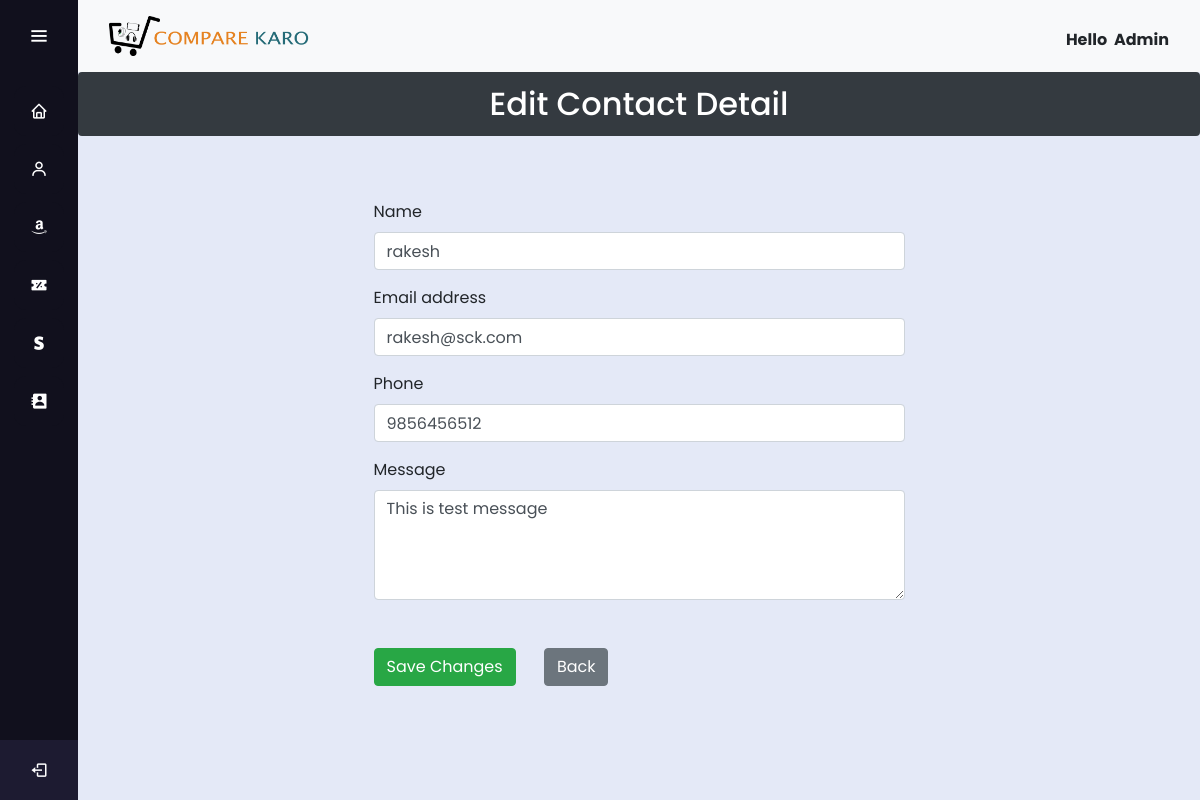
/admins/edit_contact/44/ (signed in), run on the app's committed database.
### user/models.py (models this page shows, shortened)
class ContactDetail(models.Model):
    name = models.CharField(null=False, blank=False, max_length=100)
    email = models.EmailField(null=False, blank=False, max_length=100)
    phone = models.IntegerField(null=False, blank=False)
    message = models.CharField(max_length=500)

### admins/decorators.py (the view)
        def wrapper_func(request, *args, **kwargs):
            group = None
            if request.user.groups.exists():
                group = request.user.groups.all()[0].name
            if group in allowed_roles:
                return view_func(request, *args, **kwargs)
            else:
                return render(request, "unauthorised.html")

### admins/views.py (called while the page is built)
@login_required
@allowed_users(allowed_roles=['admin'])
def edit_contact(request,id):
    pi = ContactDetail.objects.get(pk=id)
    context = {'Data':pi}
    if request.method == "POST":
        pi = ContactDetail.objects.get(pk=id)
        name = request.POST['name']
        email = request.POST['email']
        phone = request.POST['phone']
        message = request.POST['message']
        form = ContactDetail(name=name, email=email, phone=phone, message=message, id=id)
        form.save()
        data = ContactDetail.objects.all()
        context = {'status_edit': 'success', 'id': id, 'Data': data}
        return render(request, 'admins/contact_detail.html', context)
    else:
        return render(request, 'admins/edit_contact.html',context)

### admins/templates/admins/edit_contact.html (shortened to what this page needs)
{% extends 'admins/base.html' %}
{% load static %}
{% block content %}
    <h2 class="text-center alert btn-dark ">Edit Contact Detail</h2>
    <div class="col-6 offset-3">
        {% if Data %}
            <form action="{% url 'edit_contact_url' Data.id %}" method="POST">
                <br> <br>
                <div class="mb-3">
                    <label for="name" class="form-label">Name</label>
                    <input type="text" class="form-control" name="name" id="name" value={{Data.name}} required placeholder="john">
                </div>
                <div class="mb-3">
                    <label for="email" class="form-label">Email address</label>
                    <input type="email" class="form-control" name="email" id="email" value={{Data.email}} required placeholder="john@org.com">
                </div>
                <div class="mb-3">
                    <label for="phone" class="form-label">Phone</label>
                    <input type="tel" class="form-control" name="phone" id="phone" name="phone" pattern="[0-9]{10}" required placeholder="Mobile number (10-digit)"  value={{Data.phone}} >
                </div>
                <div class="mb-5">
                    <label for="exampleInputPassword1" class="form-label"  >Message</label>
                    <textarea name="message" class="form-control" required rows=4 required placeholder="Let us know about your concern here">{{Data.message}}</textarea>
                </div>
                <button type="submit" class="btn btn-success">Save Changes</button>
                <input onclick="location.href='{% url 'contact_detail_url' %}';" type="button" class="btn btn-secondary mx-4" value="Back"></input>
            </form>
        {% else %}
            <h2 class="text-center alert alert-warning">No Records </h2>
        {% endif %}
    </div>
{% endblock content %}

### admins/templates/admins/base.html (shortened to what this page needs)
{% load static %}
<!DOCTYPE html>
<html lang="en" dir="ltr">
  <head>
    <link rel="stylesheet" href="{% static 'admins/css/style.css' %}">
    <link href='https://unpkg.com/boxicons@2.0.7/css/boxicons.min.css' rel='stylesheet'>
    <link rel="stylesheet" href={% static 'admins/css/bootstrap.min.css' %}>
   </head>
<body>
  {% include 'admins/includes/sidebar.html' %}
  <section class="home-section">
      <nav class="navbar navbar-light bg-light" >
        <div class="container-fluid">
          <a href={% url 'main_url' %} class="my-2" ><img src={% static 'user/images/logo.png' %} alt="" height=40 width=200></a>
          {% if request.user.is_authenticated %}
                  <div class="me-2">
                      <div class="btn-group">
                          <strong class="fs-5 mt-md-2 me-md-5 text-capitalize"> Hello&nbsp {{request.user}} </strong>
                      </div>
                  </div>
          {% endif %}
        </div>
      </nav>
      {% block content %}
      {% endblock content %}
  </section>
</body>
</html>

### admins/static/admins/css/style.css (style rules this page uses)
* { margin: 0; padding: 0; box-sizing: border-box; font-family: "Poppins" , sans-serif; }
.home-section { position: relative; background: #E4E9F7; min-height: 100vh; top: 0; left: 78px; width: calc(100% - 78px); transition: all 0.5s ease; z-index: 2; }

### data on the page
ContactDetail: name "rakesh", email "rakesh@sck.com", phone "9856456512", message "This is test message"

### other printed values
{{ request.user }} "Admin"
